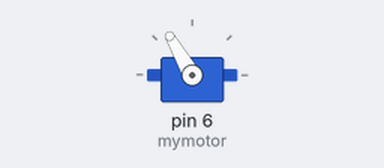
Recording of a sketch running on a simulated Arduino Uno, built with avr-gcc and run on an emulated ATmega328P. Parts: servo.

Above: at 0.05 s.
At 3.0 s:
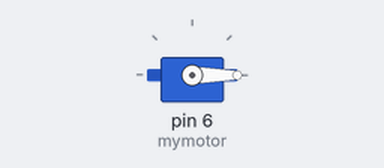
Timing chart, 0 to 6.9 s (numbered marks = the images above):
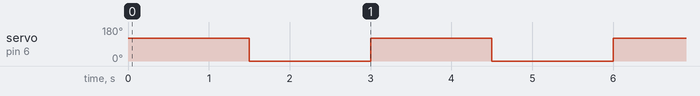

The sketch:

rotatingServoMotor.ino
```cpp
#include<Servo.h>

Servo mymotor;

void setup()
{
  mymotor.attach(6);
}

void loop()
{
  mymotor.write(120);
  delay(1500);
  mymotor.write(0);
  delay(1500);
}
```

Measured:
- by itself, servo on pin 6 (mymotor): alternates 120° for 1.5 s and 0° for 1.5 s
